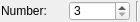
<?xml version="1.0" encoding="UTF-8"?>
<ui version="4.0" stdsetdef="1">
  <resources><include location="../../../res/extui/extui.qrc"/></resources><author></author>
  <comment></comment>
  <exportmacro></exportmacro>
  <class>QG_LinePolygonOptions</class>
  <widget class="QWidget" name="QG_LinePolygonOptions">
    <property name="geometry">
      <rect>
        <x>0</x>
        <y>0</y>
        <width>140</width>
        <height>22</height>
      </rect>
    </property>
    <property name="sizePolicy">
      <sizepolicy>
        <hsizetype>4</hsizetype>
        <vsizetype>5</vsizetype>
        <horstretch>0</horstretch>
        <verstretch>0</verstretch>
      </sizepolicy>
    </property>
    <property name="minimumSize">
      <size>
        <width>100</width>
        <height>22</height>
      </size>
    </property>
    <property name="maximumSize">
      <size>
        <width>140</width>
        <height>22</height>
      </size>
    </property>
    <property name="windowTitle">
      <string>Polygon Options</string>
    </property>
    <layout class="QHBoxLayout">
      <property name="margin">
        <number>1</number>
      </property>
      <item>
        <widget class="QLabel" name="lNumber">
          <property name="sizePolicy">
            <sizepolicy>
              <hsizetype>1</hsizetype>
              <vsizetype>0</vsizetype>
              <horstretch>0</horstretch>
              <verstretch>0</verstretch>
            </sizepolicy>
          </property>
          <property name="text">
            <string>Number:</string>
          </property>
          <property name="wordWrap">
            <bool>false</bool>
          </property>
        </widget>
      </item>
      <item>
        <widget class="QSpinBox" name="sbNumber">
          <property name="maximum">
            <number>9999</number>
          </property>
          <property name="minimum">
            <number>3</number>
          </property>
          <property name="toolTip" stdset="0">
            <string>Number of edges</string>
          </property>
        </widget>
      </item>
      <item>
        <widget class="Line" name="sep1">
          <property name="sizePolicy">
            <sizepolicy>
              <hsizetype>0</hsizetype>
              <vsizetype>1</vsizetype>
              <horstretch>0</horstretch>
              <verstretch>0</verstretch>
            </sizepolicy>
          </property>
          <property name="frameShape">
            <enum>QFrame::VLine</enum>
          </property>
          <property name="frameShadow">
            <enum>QFrame::Sunken</enum>
          </property>
        </widget>
      </item>
    </layout>
  </widget>
  <layoutdefault spacing="6" margin="11"/>
  <pixmapfunction>qPixmapFromMimeSource</pixmapfunction>
  <includes>
    <include location="local">rs_line.h</include>
    <include location="local">rs_settings.h</include>
    <include location="local">rs_actiondrawlinepolygon.h</include>
  </includes>
  <connections>
    <connection>
      <sender>sbNumber</sender>
      <signal>valueChanged(int)</signal>
      <receiver>QG_LinePolygonOptions</receiver>
      <slot>updateNumber(int)</slot>
    </connection>
  </connections>
</ui>
